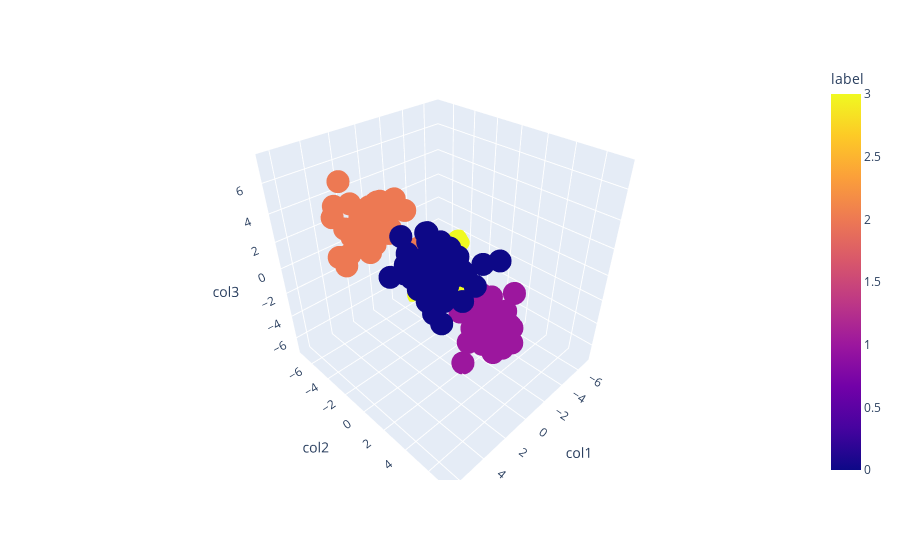

The notebook cell this image was saved under:
### Code cell
fig = px.scatter_3d(df, x='col1', y='col2', z='col3', color='label')
fig.show()

### Figure 1 — Plotly figure (JSON) as saved in the notebook; plotly's stock layout.template omitted (floating-point values rounded to 4 significant figures; data arrays with more than 128 entries replaced by an {"elided": "..."} marker saying what was removed)
{"data": [{"hovertemplate": "col1=%{x}<br>col2=%{y}<br>col3=%{z}<br>label=%{marker.color}<extra></extra>", "legendgroup": "", "marker": {"color": {"elided": "200 int values"}, "coloraxis": "coloraxis", "symbol": "circle"}, "mode": "markers", "name": "", "scene": "scene", "showlegend": false, "type": "scatter3d", "x": {"elided": "200 float values"}, "y": {"elided": "200 float values"}, "z": {"elided": "200 float values"}}], "layout": {"coloraxis": {"colorbar": {"title": {"text": "label"}}, "colorscale": [[0, "#0d0887"], [0.1111, "#46039f"], [0.2222, "#7201a8"], [0.3333, "#9c179e"], [0.4444, "#bd3786"], [0.5556, "#d8576b"], [0.6667, "#ed7953"], [0.7778, "#fb9f3a"], [0.8889, "#fdca26"], [1, "#f0f921"]]}, "legend": {"tracegroupgap": 0}, "margin": {"t": 60}, "scene": {"domain": {"x": [0, 1], "y": [0, 1]}, "xaxis": {"title": {"text": "col1"}}, "yaxis": {"title": {"text": "col2"}}, "zaxis": {"title": {"text": "col3"}}}}}
